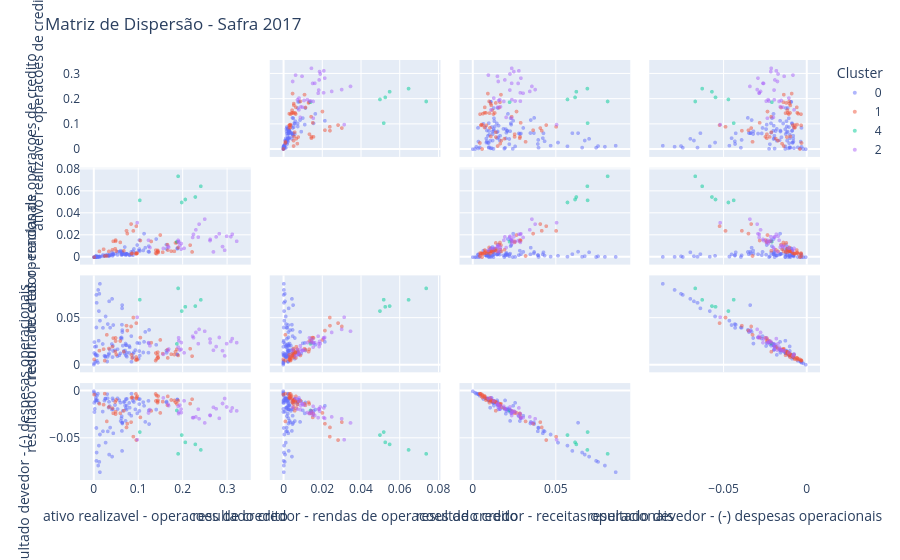

Write notebook code for a chart like this one.
### Code cell
import plotly.express as px

df_2017= df_viz[df_viz['ano'] == 2017]
#df = px.data.X_scaled()
features = ["ativo realizavel - operacoes de credito", "resultado credor - rendas de operacoes de credito", "resultado credor - receitas operacionais", "resultado devedor - (-) despesas operacionais"]

fig = px.scatter_matrix(
    df_2017,
    dimensions=features,
    color="Cluster"
)
fig.update_traces(
    diagonal_visible=False,
    marker=dict(
        size=4,           # Reduz o tamanho (padrão costuma ser 6 ou 8)
        opacity=0.5,      # 40% de opacidade (permite ver através dos pontos)
        line=dict(width=0) # Remove a borda dos pontos para evitar "borrões" escuros
    )
)

fig.update_layout(
    title="Matriz de Dispersão - Safra 2017",
    hovermode='closest'
)

fig.update_traces(diagonal_visible=False)
fig.show()
